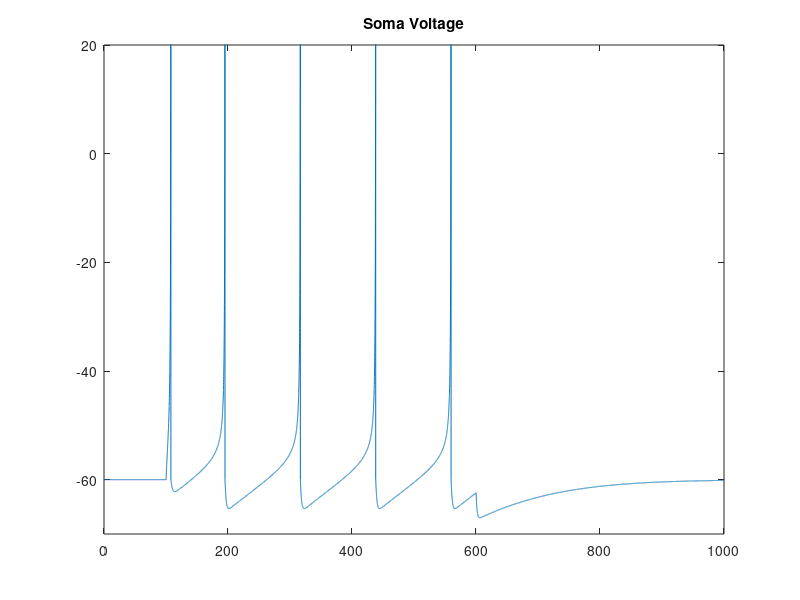

Write the MATLAB code that produced this figure.
s.C = 100.0; 
s.k = 3;
s.vr = -60.0;
s.vt = -50.0;
s.vpeak = 50;
s.a = 0.01;
s.b = 5;
s.c = -60.0;
s.d = 400.0;

T = 1000; %Total length of simulation in ms
tau = .05; %Timestep is 1 ms
n = round(T/tau); %Number of timesteps
zeros1 = zeros(1, 100/tau);
one = 300 * ones(1, 500/tau);
zeros2 = zeros(1, 400/tau);

zeros3 = zeros(1, 600/tau);

s.Ie = cat(2, cat(2, zeros1, one), zeros2); %External current

%Initialize state variables for somatic compartment
s.v = [s.vr * ones(1, n)];
s.u = 0 * s.v;
%s.Id = [zeros(1, n)]; %dendritic current
s.Is = [zeros(1, n)]; %synaptic currrent
s.I = s.Is + s.Ie;

for i = 1:n-1
    s.k1 = tau * (s.k * (s.v(i) - s.vr) * (s.v(i) - s.vt) - s.u(i) + s.I(i))/s.C;
    s.l1 = tau * s.a * (s.b*(s.v(i) - s.vr) - s.u(i));
    s.k2 = tau * (s.k * ((s.v(i) + s.k1/2) - s.vr) * ((s.v(i) + s.k1/2) - s.vt) - (s.u(i) + s.l1/2) + s.I(i))/s.C;
    s.l2 = tau * s.a * (s.b*((s.v(i) + s.k1/2) - s.vr) - (s.u(i) + s.l1/2));
    s.k3 = tau * (s.k * ((s.v(i) + s.k2/2) - s.vr) * ((s.v(i) + s.k2/2) - s.vt) - (s.u(i) + s.l2/2) + s.I(i))/s.C;
    s.l3 = tau * s.a * (s.b*((s.v(i) + s.k2/2) - s.vr) - (s.u(i) + s.l2/2));
    s.k4 = tau * (s.k * ((s.v(i) + s.k3) - s.vr) * ((s.v(i) + s.k3) - s.vt) - (s.u(i) + s.l3) + s.I(i))/s.C;
    s.l4 = tau * s.a * (s.b*((s.v(i) + s.k3) - s.vr) - (s.u(i) + s.l3));
    s.v(i + 1) = s.v(i) + (1/6) * (s.k1 + 2 * s.k2 + 2 * s.k3 + s.k4);
    s.u(i + 1) = s.u(i) + (1/6) * (s.l1 + 2 * s.l2 + 2 * s.l3 + s.l4);

    s.I(i + 1) = s.Is(i) + s.Ie(i);
    
    if s.v(i + 1) >= s.vpeak
        s.v(i) = s.vpeak;
        s.v(i + 1) = s.c;
        s.u(i + 1) = s.u(i + 1) + s.d;
    end;  
end;
figure(1);
plot(tau*(1:n), s.v);
title('Soma Voltage');
axis([0 T -70 20])

